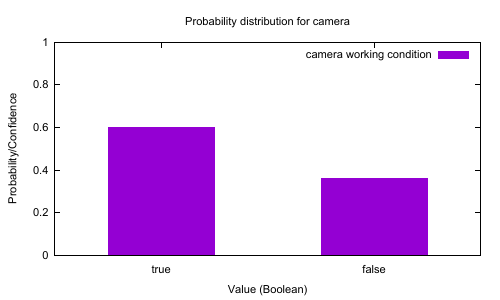

Reproduce this figure in gnuplot.
set boxwidth 0.5
set style fill solid
set title 'Probability distribution for camera'
set ylabel 'Probability/Confidence'
set xlabel 'Value (Boolean)'
set yrange[0:1]

set term pdfcairo font "Arial,12"
set output 'barChart.pdf'

plot "data.dat" using 1:3:xtic(2) with boxes title 'camera working condition'
